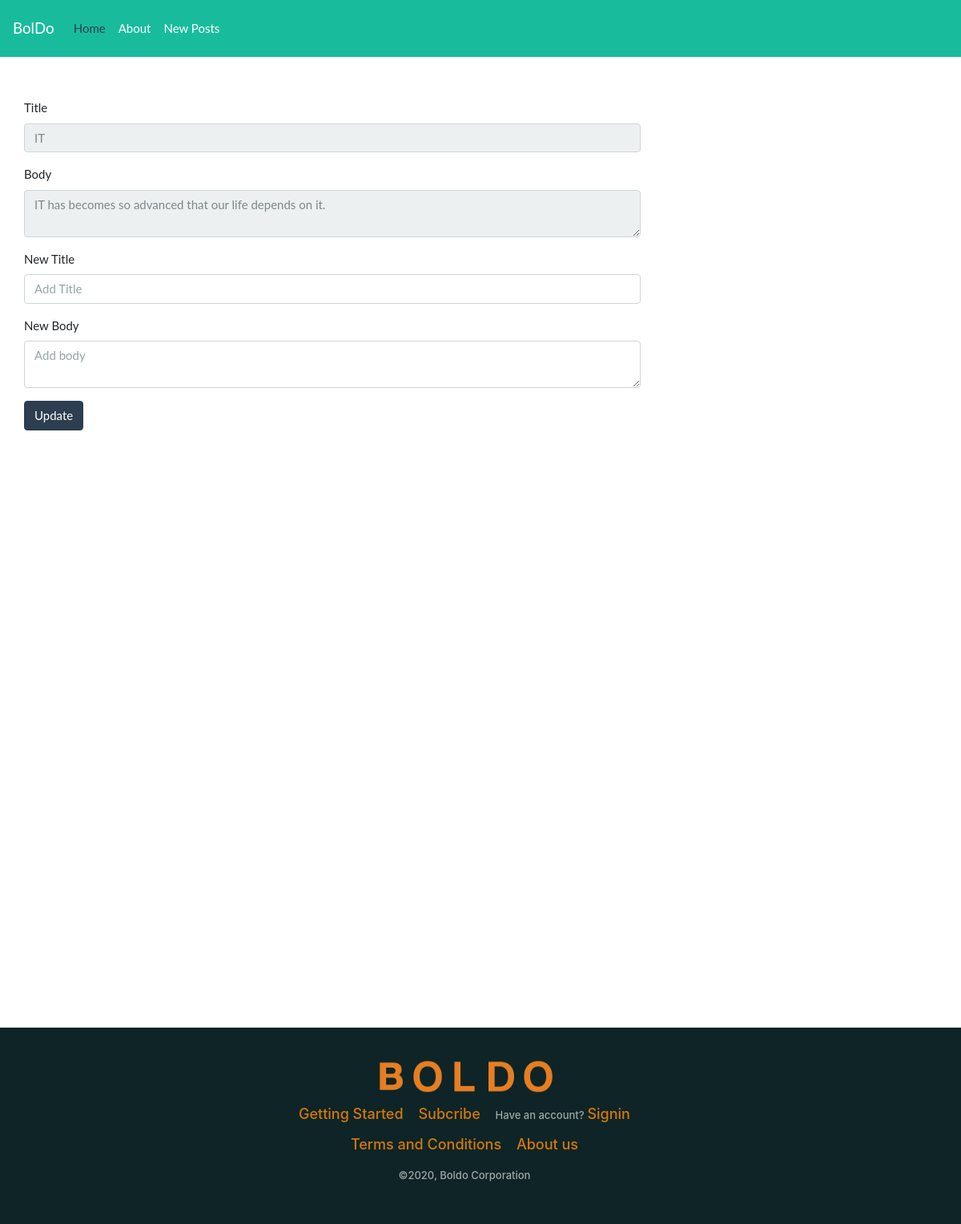
The page /Boldo/edit.php?id=19 on the database its author committed.
### tables this page shows
CREATE TABLE `postsnew` (
  `id` int(11) NOT NULL,
  `title` varchar(255) NOT NULL,
  `body` longtext NOT NULL,
  `created_at` timestamp NOT NULL DEFAULT current_timestamp() ON UPDATE current_timestamp(),
  `author_id` int(11) NOT NULL
);

### Boldo/edit.php (the view, shortened to what this page needs)
<!DOCTYPE html>
<html lang="eng">
    <head>
        <link rel="stylesheet" href="/bootstrap.min.css">
        <link href="/Boldo/StyleSheet/index.css" type="text/css" rel="stylesheet">
    </head>
    <body>
        <div id="header">
            <?php include("../../htdocs/Boldo/header.php"); ?>
                <br>
                <div class="create_post">
                      <?php
                                 $con = new mysqli("localhost","root","","bol");
                                $sql = "select * from postsnew where id='".$_GET['id']."';";
                                $result = $con->query($sql);
                                $row = $result->fetch_assoc();
                                 ?>
                            <div class="form-group">
                            <label>Title</label>
                            <input type="text" class="form-control" value="<?php echo $row['title'];?>" name="title" disabled="disabled">
                            </div>
                            <div class="form-group">
                            <label>Body</label>
                            <textarea class="form-control"  name="body"
                            disabled="disabled"><?php echo $row['body'];?></textarea>
                            </div>
                    <form action="" method="POST">
                        <div class="form-group">
                            <label>New Title</label>
                            <input type="text" class="form-control" name="title" placeholder="Add Title" >
                            </div>
                            <div class="form-group">
                            <label>New Body</label>
                            <textarea class="form-control"  name="body"  placeholder="Add body" ></textarea>
                        </div>
                        <input type="submit" class="btn btn-primary" value="Update" name="submit">
                </form>
             </div>
      <div id="footer">
                <?php include("../../htdocs/Boldo/footer.php"); ?>
        </div>
    </body>
</html>

### Boldo/StyleSheet/footer.css (style rules this page uses)
#footer { position: absolute; bottom: 0px; background-color:#0e2426; height: auto; width: 100%; margin: 0%; }

### Boldo/StyleSheet/body.css (style rules this page uses)
body { position: relative; padding-bottom: 80%; margin: 0%; }

### Boldo/edit.php (style rules this page uses)
.create_post { margin:30px; margin-right: 400px; }

### rows shown on the page
postsnew: title "IT", body "IT has becomes so advanced that our life depends on it."
